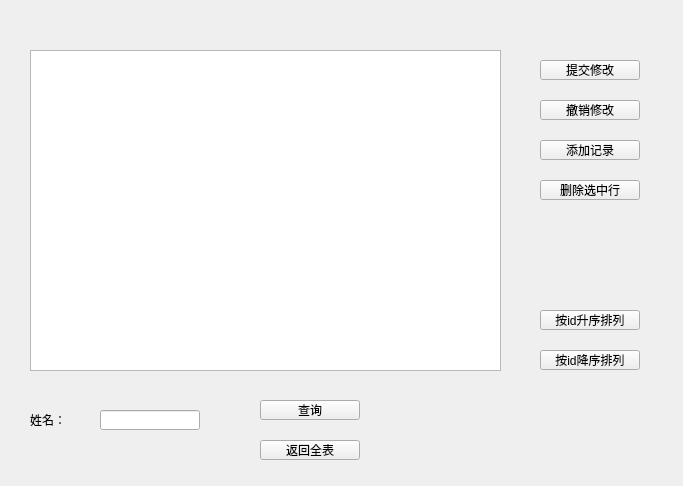
<?xml version="1.0" encoding="UTF-8"?>
<ui version="4.0">
 <class>TestSQLite</class>
 <widget class="QWidget" name="TestSQLite">
  <property name="geometry">
   <rect>
    <x>0</x>
    <y>0</y>
    <width>683</width>
    <height>486</height>
   </rect>
  </property>
  <property name="windowTitle">
   <string>TestSQLite</string>
  </property>
  <widget class="QTableView" name="id_tab_list">
   <property name="geometry">
    <rect>
     <x>30</x>
     <y>50</y>
     <width>471</width>
     <height>321</height>
    </rect>
   </property>
  </widget>
  <widget class="QPushButton" name="id_btn_commit">
   <property name="geometry">
    <rect>
     <x>540</x>
     <y>60</y>
     <width>100</width>
     <height>20</height>
    </rect>
   </property>
   <property name="text">
    <string>提交修改</string>
   </property>
  </widget>
  <widget class="QPushButton" name="id_btn_cancel">
   <property name="geometry">
    <rect>
     <x>540</x>
     <y>100</y>
     <width>100</width>
     <height>20</height>
    </rect>
   </property>
   <property name="text">
    <string>撤销修改</string>
   </property>
  </widget>
  <widget class="QPushButton" name="id_btn_add">
   <property name="geometry">
    <rect>
     <x>540</x>
     <y>140</y>
     <width>100</width>
     <height>20</height>
    </rect>
   </property>
   <property name="text">
    <string>添加记录</string>
   </property>
  </widget>
  <widget class="QPushButton" name="id_btn_delete">
   <property name="geometry">
    <rect>
     <x>540</x>
     <y>180</y>
     <width>100</width>
     <height>20</height>
    </rect>
   </property>
   <property name="text">
    <string>删除选中行</string>
   </property>
  </widget>
  <widget class="QPushButton" name="id_btn_ascend">
   <property name="geometry">
    <rect>
     <x>540</x>
     <y>310</y>
     <width>100</width>
     <height>20</height>
    </rect>
   </property>
   <property name="text">
    <string>按id升序排列</string>
   </property>
  </widget>
  <widget class="QPushButton" name="id_btn_descend">
   <property name="geometry">
    <rect>
     <x>540</x>
     <y>350</y>
     <width>100</width>
     <height>20</height>
    </rect>
   </property>
   <property name="text">
    <string>按id降序排列</string>
   </property>
  </widget>
  <widget class="QPushButton" name="id_btn_query">
   <property name="geometry">
    <rect>
     <x>260</x>
     <y>400</y>
     <width>100</width>
     <height>20</height>
    </rect>
   </property>
   <property name="text">
    <string>查询</string>
   </property>
  </widget>
  <widget class="QPushButton" name="id_btn_return_table">
   <property name="geometry">
    <rect>
     <x>260</x>
     <y>440</y>
     <width>100</width>
     <height>20</height>
    </rect>
   </property>
   <property name="text">
    <string>返回全表</string>
   </property>
  </widget>
  <widget class="QLabel" name="id_lab_name">
   <property name="geometry">
    <rect>
     <x>30</x>
     <y>410</y>
     <width>50</width>
     <height>20</height>
    </rect>
   </property>
   <property name="text">
    <string>姓名：</string>
   </property>
  </widget>
  <widget class="QLineEdit" name="id_edit_name">
   <property name="geometry">
    <rect>
     <x>100</x>
     <y>410</y>
     <width>100</width>
     <height>20</height>
    </rect>
   </property>
  </widget>
 </widget>
 <layoutdefault spacing="6" margin="11"/>
 <resources/>
 <connections/>
</ui>
